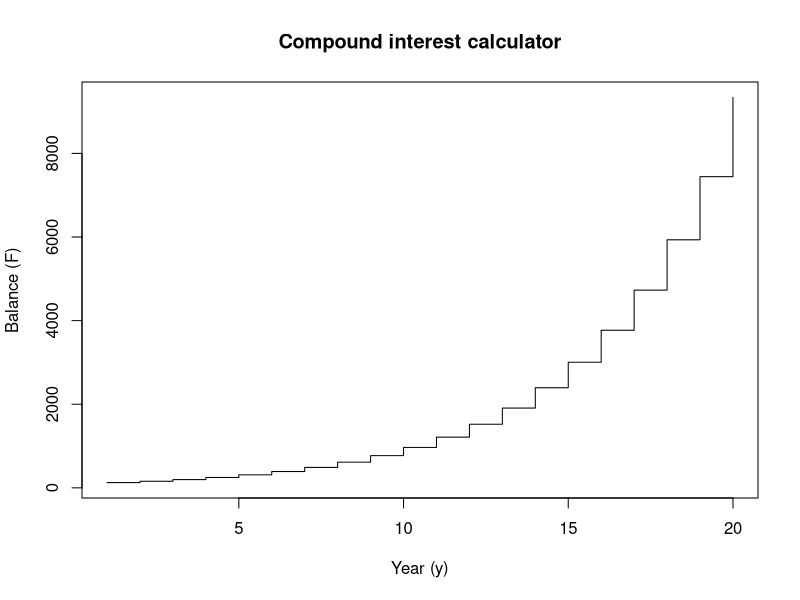
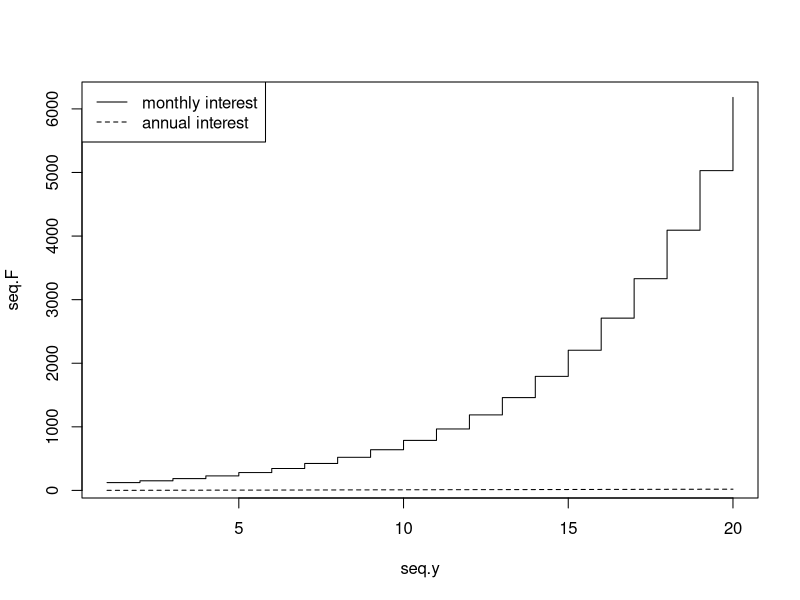

Here is the R script that generated these plots, in order:
# 11.1
fib <- function(thresh, printme) {
  fib.0 <- 1
  fib.1 <- 1
  result <- c()
  
  while (fib.0 < thresh) {
    result <- c(result, fib.0)
    n <- fib.0 + fib.1
    fib.0 <- fib.1
    fib.1 <- n
  }
  
  if (printme == TRUE) {
    cat(paste(result, collapse = ", "))
    cat("\n")
  }
  
  return (result)
}

fib(thresh=150,printme=TRUE)
fib(1000000,T)
fib(150,FALSE)
fib(1000000,printme=F)

fac <- function(n) {
  if (n < 0) return(NaN)
  
  result <- 1
  while (n > 0) {
    result <- result * n
    n <- n -1
  }
  return (result)
}

fac(5)
fac(12)
fac(0)
fac(-6)

# 11.2
compundInterest <- function(P, i, t = 12, y, plotit = TRUE, ...) {
  seq.y <- 1:y
  seq.F <- P * (1 + i / (100 * t))^(t * seq.y)
  if (plotit == TRUE) {
    plot(type = "s", x = seq.y, y = seq.F, ...)
  } else {
    return (seq.F)
  }
}

compundInterest(y = 10, P = 5000, i = 4.4, plotit = FALSE)[10]
compundInterest(y = 20, P = 100, i = 22.9, plotit = TRUE, t = 12,
                main="Compound interest calculator",
                ylab="Balance (F)", xlab="Year (y)")
iii <- compundInterest(y = 20, P = 100, i = 22.9, plotit = TRUE, t = 1)
lines(1:20, iii, lty=2, type="s")
legend("topleft", lty=c(1,2), legend=c("monthly interest","annual interest"))

realRoots <- function(k1, k2, k3) {
  if (any(c(missing(k1), missing(k2), missing(k3)))) {
    return("missing argument(s)")
  }
    
  test <- k2^2 - (4 * k1 * k3)
  if (test < 0) {
    cat("no real roots")
  } else if (test == 0) {
    return (-k2 / (2 * k1))
  } else {
    return(c((-k2 - test^0.5) / (2 * k1),
             (-k2 + test^0.5) / (2 * k1)))
  }
}

realRoots(k1 = 2, k2 = -1, k3 = -5)
realRoots(1, 1, 1)

realRoots(k1 = 1.3, k2 = -8, k3 = -3.13)
realRoots(2.25, -3, 1)
realRoots(1.4, -2.2, -5.1)
realRoots(-5, 10.11, -9.9)

realRoots()
realRoots(0)
realRoots(0, 0)